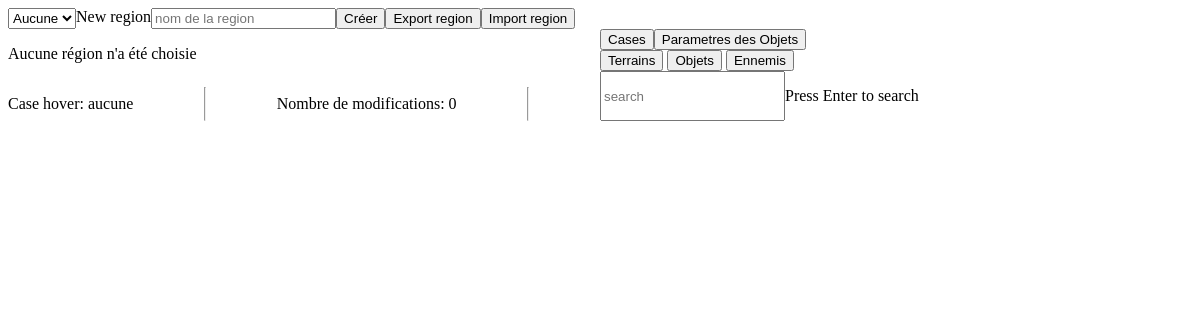
Page /web/php/editor.php (signed in) on the earlier database version.
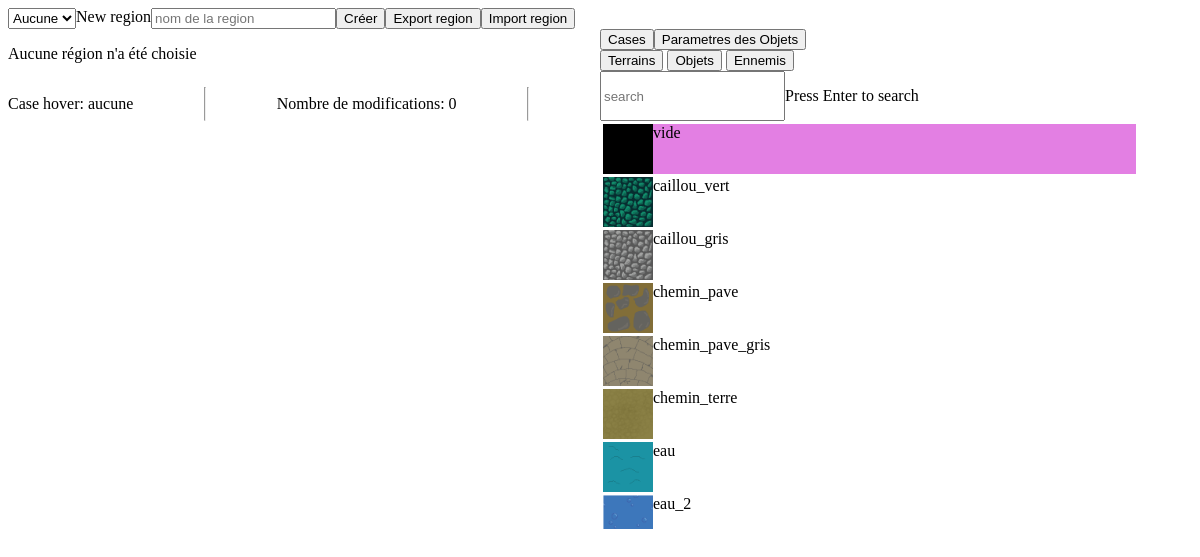
Same page on the later database version.
### tables this page shows
CREATE TABLE terrain (
	id_terrain INT PRIMARY KEY,
 	image_ TEXT,
 	nom  TEXT,
 	peut_marcher BOOLEAN,
 	cultivable BOOLEAN,
 	objet_dessus BOOLEAN
);

### includes/bdd.php (called while the page is built, shortened)
<?php
function requete_prep($db, $requested, $vars=array(), $debug=false){
    $statement = $db->prepare($requested, array(PDO::ATTR_CURSOR => PDO::CURSOR_FWDONLY));
    $reponse = $statement->execute($vars);
    $arr = $statement->fetchAll();
    return $arr;
}

### web/php/editor.php (the view, shortened to what this page needs)
<?php
include_once "../../includes/bdd.php";
$db = load_db("../../includes/config.json");
$requete = "SELECT * FROM terrain;";
$terrains = array();
$r = requete_prep($db, $requete);
foreach($r as $i => $data){
    $nom = $data["nom"];
    $img = $data["image_"];
    $terrains[$data["id_terrain"]] = array("nom"=>$nom, "img"=>$img);
}
$requete = "SELECT * FROM objets;";
$objets = array();
$r = requete_prep($db, $requete);
foreach($r as $i => $data){
    $nom = $data["nom"];
    $img = $data["image_"];
    $objets[$data["id_objet"]] = array("id_objet"=>$data["id_objet"], "nom"=>$nom,
                                       "img"=>$img, "z_index"=>$data["z_index"]);
}
$requete = "SELECT * FROM monstre ORDER BY id_monstre;";
$ennemis = array();
$r = requete_prep($db, $requete);
foreach($r as $i => $data){
    $nom = $data["nom"];
    $img = $data["img_base"];
    $ennemis[$data["id_monstre"]] = array("id_monstre"=>$data["id_monstre"], "nom"=>$nom,
                                       "img_base"=>$img);
}
$region_selected = "";
$cases_terrains = array();
$cases_objets = array();
$cases_ennemis = array();
$tc = 5;
?>
<html>
    <head>
        <link href="../css/editor.css" rel="stylesheet" />
    </head>
    <body onload="aff();">
        <div>
            <div class="row">
                <select id="region_sel" onchange="change_map()">
                    <option value="" <?php if($region_selected == ""){ echo "selected"; } ?>>Aucune</option>
                </select>
                <div class="row">
                    <label>New region</label>
                    <input id="new_region_name" type="text" placeholder="nom de la region">
                    <button onclick="new_region();">Créer</button>
                </div>
                <div class="row">
                    <button onclick="export_region();">Export region</button>
                    <button onclick="import_region();">Import region</button>
                </div>
            </div>
        </div>
        <div class="row">
            <div style="overflow:auto;width:100%;height:90%;">
            <?php
                if($region_selected!=""){
                    echo "<svg viewBox=\"0 0 100 80\" id=\"viewport\" onmouseleave=\"is_clicking=false;\" style=\"background:white;border:1px solid black;\" xmlns=\"http://www.w3.org/2000/svg\">";
                    $tx = 20;
                    $ty = 16;
                    $dx = 0;
                    $dy = 0;
                    $ct = $tc + 0.15;
                    echo "<image id=\"case_test\" style=\"display:none;\" x=\"0\" y=\"0\" width=\"$ct\" height=\"$ct\" class=\"case\"></image>";
                    for($x = 0; $x < $tx; $x++){
                        for($y = 0; $y < $ty; $y++){
                            $cx = $x * $tc + $dx;
                            $cy = $y * $tc + $dy;
                            $idd = "$x-$y";
                            $src="../imgs/tuiles/vide.png";
                            if(isset($cases_terrains[$idd])){
                                $img = $terrains[$cases_terrains[$idd]["id_terrain"]]["img"];
                                $src = "../imgs/tuiles/$img";
                            }
                            echo "<image z_index=0 id=\"$x-$y\" xlink:href=\"$src\" x=\"$cx\" y=\"$cy\" width=\"$ct\" height=\"$ct\" onclick=\"mclick($x,$y);\"  onmouseover=\"mo($x,$y);\" onmouseout=\"ml($x,$y);\" class=\"case\"></image>";
                        }
                    }
                    for($x = 0; $x < $tx; $x++){
                        for($y = 0; $y < $ty; $y++){
                            $cx = $x * $tc + $dx;
                            $cy = $y * $tc + $dy;
                            $idd = "$x-$y";
                            $src = "";
                            if(isset($cases_objets[$idd])){
                                $img = $objets[$cases_objets[$idd]["id_objet"]]["img"];
                                $src = "../imgs/objets/$img";
                            }
                            $ct = $tc + 0.15;
                            echo "<image z_index=0 id=\"o_$x-$y\" xlink:href=\"$src\" x=\"$cx\" y=\"$cy\" width=\"$ct\" height=\"$ct\" onclick=\"mclick($x,$y);\" onmouseover=\"mo($x,$y);\" onmouseout=\"ml($x,$y);\" class=\"case\"></image>";
                        }
                    }
                    for($x = 0; $x < $tx; $x++){
                        for($y = 0; $y < $ty; $y++){
                            $cx = $x * $tc + $dx;
                            $cy = $y * $tc + $dy;
                            $idd = "$x-$y";
                            $src = "";
                            if(isset($cases_ennemis[$idd])){
                                $img = $ennemis[$cases_ennemis[$idd]["id_monstre"]]["img_base"];
                                $src = "../imgs/ennemis/$img";
                            }
                            $ct = $tc + 0.15;
                            echo "<image z_index=0 id=\"e_$x-$y\" xlink:href=\"$src\" x=\"$cx\" y=\"$cy\" width=\"$ct\" height=\"$ct\" onclick=\"mclick($x,$y);\"  onmouseover=\"mo($x,$y);\" onmouseout=\"ml($x,$y);\" class=\"case\"></image>";
                        }
                    }
                    echo "<rect id=\"selection_params\" x=0 y=0 width=$tc height=$tc style=\"stroke: green; stroke-width: 0.2; fill:none; display:none;\"></rect>";
                    echo "</svg>";
                }
                else{
                    echo "<p>Aucune région n'a été choisie</p>";
                }
            ?>
            <div class="row">
                <p>Case hover: <span id="hover_case">aucune</span></p>
                <hr />
                <p>Nombre de modifications: <span id="nb_modifs">0</span></p>
                <hr />
            </div>
            </div>
            <div style="overflow:scroll;width:100%;height:500px;">
                <div class="liste_tiles">
                    <div class="row">
                        <button onclick="set_selection('terrains');">Cases</button>
                        <button onclick="set_selection('objets_parametres');">Parametres des Objets</button>
                    </div>
                    <div class="row">
                        <div id="bts_placer">
                            <button onclick="set_selection('terrains');">Terrains</button>
                            <button onclick="set_selection('objets');">Objets</button>
                            <button onclick="set_selection('ennemis');">Ennemis</button>
                        </div>
                    </div>
                    <div id="terrains">
                        <div class="row"> <input id="search_t" type="text" placeholder="search" onkeypress="search_t();" onchange="search_t();" /> <p>Press Enter to search</p></div>
                        <?php
                            foreach($terrains as $i=>$data){
                                $img = $data["img"];
                                $nom = $data["nom"];
                                $sel = "";
                                if($i == 0){
                                    $sel = "liste_element_selectione";
                                }
                                echo "<div value=\"$nom\" id=\"liste_elt_$i\" class=\"liste_terrains liste_element $sel\" onclick=\"select_tile($i);\"><img class=\"img_liste_element\" src=\"../imgs/tuiles/$img\" /><label>$nom</label></div>";
                            }
                        ?>
                    </div>
                </div>
            </div>
        </div>
    </body>
</html>

### web/css/editor.css (style rules this page uses)
.row { display: flex; flex-direction: row; }
.liste_element { width: 90%; display: flex; flex-direction: row; margin: 3px; }
.liste_element_selectione { background-color: rgba(200, 0, 200, 0.5); }
.img_liste_element { width: 50px; height: 50px; float: left; }

### web/php/editor.php (style rules this page uses)
body { overflow: hidden; }

Differences in the rows shown:
added terrain: image_ (picture), nom "vide"
added terrain: image_ (picture), nom "caillou_vert"
added terrain: image_ (picture), nom "caillou_gris"
added terrain: image_ (picture), nom "chemin_pave"
added terrain: image_ (picture), nom "chemin_pave_gris"
added terrain: image_ (picture), nom "chemin_terre"
added terrain: image_ (picture), nom "eau"
added terrain: image_ (picture), nom "eau_2"
